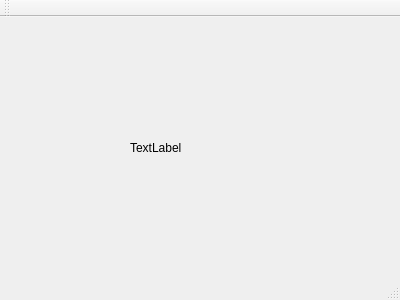
<?xml version="1.0" encoding="UTF-8"?>
<ui version="4.0">
 <class>MainWindow</class>
 <widget class="QMainWindow" name="MainWindow">
  <property name="geometry">
   <rect>
    <x>0</x>
    <y>0</y>
    <width>400</width>
    <height>300</height>
   </rect>
  </property>
  <property name="windowTitle">
   <string>MainWindow</string>
  </property>
  <widget class="QWidget" name="centralWidget">
   <widget class="QWidget" name="layoutWidget">
    <property name="geometry">
     <rect>
      <x>120</x>
      <y>160</y>
      <width>161</width>
      <height>71</height>
     </rect>
    </property>
    <layout class="QVBoxLayout" name="verticalLayout"/>
   </widget>
   <widget class="QLabel" name="label">
    <property name="geometry">
     <rect>
      <x>130</x>
      <y>110</y>
      <width>121</width>
      <height>41</height>
     </rect>
    </property>
    <property name="text">
     <string>TextLabel</string>
    </property>
   </widget>
  </widget>
  <widget class="QMenuBar" name="menuBar">
   <property name="geometry">
    <rect>
     <x>0</x>
     <y>0</y>
     <width>400</width>
     <height>21</height>
    </rect>
   </property>
  </widget>
  <widget class="QToolBar" name="mainToolBar">
   <attribute name="toolBarArea">
    <enum>TopToolBarArea</enum>
   </attribute>
   <attribute name="toolBarBreak">
    <bool>false</bool>
   </attribute>
  </widget>
  <widget class="QStatusBar" name="statusBar"/>
 </widget>
 <layoutdefault spacing="6" margin="11"/>
 <resources/>
 <connections/>
</ui>
